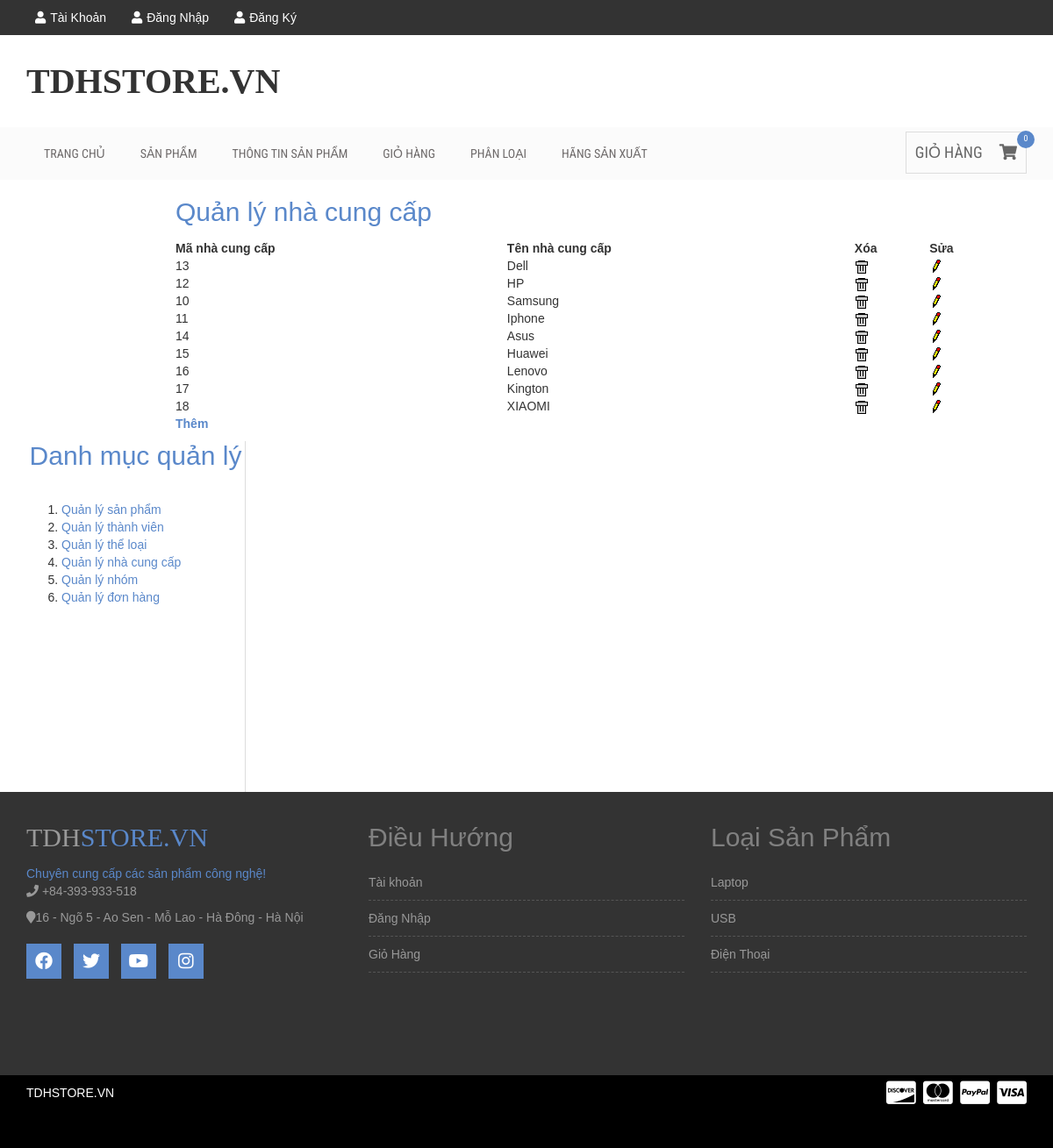
/admin.php?mod=manufacturer&act=manage, run on the app's committed database.
### tables this page shows
CREATE TABLE `manufacturers` (
  `ManufacturerID` int(11) NOT NULL,
  `ManufacturerName` varchar(255) NOT NULL
);

CREATE TABLE `categories` (
  `CategoryID` int(11) NOT NULL,
  `CategoryName` varchar(255) NOT NULL,
  `Position` int(11) DEFAULT 0
);

### Controller/Manufacturer/Manage.php (called while the page is built)
<?php
	include_once("Model/Manufacturer.php");
	$ma = new Manufacturer();
	$ret = $ma->getManufacturerManage();
	include_once("View/Manufacturer/Manage.php");
?>

### Model/Manufacturer.php (called while the page is built, shortened)
<?php
include_once("DataProvider.php");
class Manufacturer{
	private $da;
	function __construct(){
		$this->da = new DataProvider();
	}
	function getManufacturerManage(){
		$sql = "Select * from manufacturers";
		return $this->da->FetchAll($sql);
	}
	function getManufacturer(){
		return $this->da->FetchAll("Select * from manufacturers");
	}
}
?>

### Model/DataProvider.php (called while the page is built, shortened)
<?php
	class DataProvider{
		private $link;
		function __construct()
		{
			$this->link=mysqli_connect("localhost","root","","computer");
		}
		function ExecuteQuery($sql)
		{
			mysqli_query($this->link,"set names utf8");
			return mysqli_query($this->link, $sql);
		}
		function FetchAll($sql){
			$arr=array();
			$r = $this->ExecuteQuery($sql);
			while($row = mysqli_fetch_assoc($r)){
				$arr[]=$row;
			}
			return $arr;
		}
	}
?>

### Controller/Manufacturer/Manufacturer.php (called while the page is built)
<?php
	include_once("Model/Manufacturer.php");
	$manu = new Manufacturer();
	$result = $manu->getManufacturer();
	include_once("View/Manufacturer/Manufacturer.php");
?>

### Controller/Category/Categoryfooter.php (called while the page is built)
<?php
	include_once("Model/Category.php");
	$cate = new Category;
	$result = $cate->getCategory();
	include("View/Category/Categoryfooter.php");
?>

### Model/Category.php (called while the page is built, shortened)
<?php
	include_once("Model/DataProvider.php");
	class Category{
		private $da;
		function __construct(){
			$this->da=new DataProvider();
		}
		function getCategory(){
			$sql= "Select * from categories";
			return $this->da->FetchAll($sql);
		}
	}
?>

### Controller/Category/Category.php (called while the page is built)
<?php
	include_once("Model/Category.php");
	$cate = new Category();
	$result = $cate->getCategory();
	include_once("View/Category/Category.php");
?>

### View/Manufacturer/Manage.php (the view)
<br>
<div style="width: 950px; float: right; margin-right: 50px;">
<h2><a href="admin.php?mod=manufacturer&act=manage">Quản lý nhà cung cấp</a></h2>
	<table width="100%">
    <tr class="title"><th>Mã nhà cung cấp</th><th>Tên nhà cung cấp</th><th>Xóa</th><th>Sửa</th></tr>
    <?php
	foreach($ret as $row)
	{
		echo "<tr><td>";
		echo $row['ManufacturerID']."</td><td>";
		echo $row['ManufacturerName']."</td><td>";
		echo "<a href=\"admin.php?mod=manufacturer&act=delete&id=$row[ManufacturerID]\" onclick=\"return IsDelete()\"><img src=\"Images/Delete.gif\" /></a></td><td>";
		echo "<a href=\"admin.php?mod=manufacturer&act=edit&id=$row[ManufacturerID]\"><img src=\"Images/Edit.gif\" /></a>";
		echo "</td></tr>";
	}
	?>
    </table>
<p class="btn-more box noprint"><strong><a href="admin.php?mod=manufacturer&act=insert">Thêm</a></strong></p>
</div>

### View/Category/Categoryfooter.php
<?php
    foreach ($result as $row) {
    	echo "<li><a href=\"index.php?mod=category&act=resultcategory&id={$row['CategoryID']}\">{$row['CategoryName']}</a></li>";
    }
?>

### css/style.css (style rules this page uses)
img { max-width: 100%; height: auto; }
h1, h2, h3, h4, h5, h6 { margin: 0 0 15px; }
body { font-family:Arial, Helvetica, sans-serif; }
.footer-menu ul li { border-bottom: 1px dashed #555; padding: 5px 0; }
.footer-menu a { display: block; padding: 5px 0;color: #999 }
a { color: #5a88ca }
body { width: 100%; }

### data on the page
manufacturers: ManufacturerID "13", ManufacturerName "Dell"
manufacturers: ManufacturerID "12", ManufacturerName "HP"
manufacturers: ManufacturerID "10", ManufacturerName "Samsung"
manufacturers: ManufacturerID "11", ManufacturerName "Iphone"
manufacturers: ManufacturerID "14", ManufacturerName "Asus"
manufacturers: ManufacturerID "15", ManufacturerName "Huawei"
manufacturers: ManufacturerID "16", ManufacturerName "Lenovo"
manufacturers: ManufacturerID "17", ManufacturerName "Kington"
manufacturers: ManufacturerID "18", ManufacturerName "XIAOMI"
categories: CategoryName "Laptop"
categories: CategoryName "USB"
categories: CategoryName "Điện Thoại"
